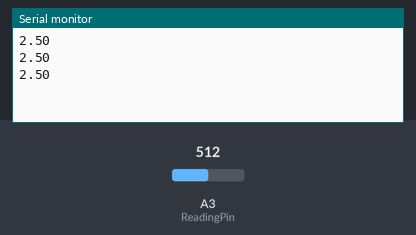
Simulated run of this sketch. Board: Arduino Uno, built with avr-gcc and run on an emulated ATmega328P. Parts: the last lines printed to the serial monitor. The inputs (shaded band) are chosen by the test bench; at power-on: A3 (ReadingPin) = 512.

Above: at 1.3 s.
1.4 s: A3 (ReadingPin) set to 716
At 1.9 s:
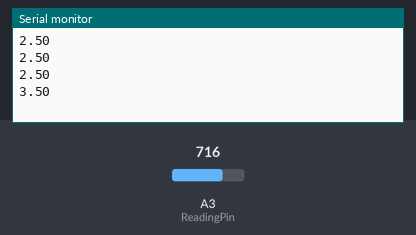
2.9 s: A3 (ReadingPin) set to 900
At 3.4 s:
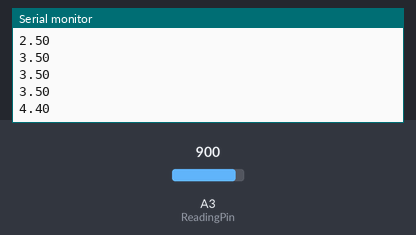
Timing chart, 0 to 5.9 s (numbered marks = the images above; inputs shaded):
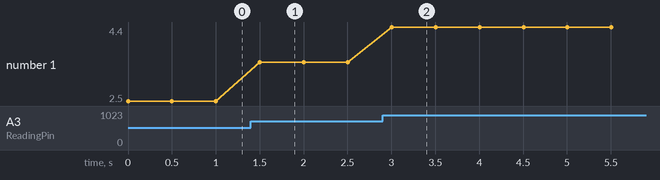

Measured:
- after the input at 1.4 s, the serial monitor: prints a new line after 0.10 s (image 1)
- after the input at 2.9 s, the serial monitor: prints a new line after 0.10 s (image 2)
- plotted number 1: 2.5 → 3.5 after the input at 1.4 s, 3.5 → 4.4 after the input at 2.9 s

The sketch:

voltmeter_printing.ino
```cpp
//voltmeter_printing

int ReadingPin = A3;
float OutVolt=0.0;
int delaytime = 500;

void setup()
{
    pinMode(ReadingPin , INPUT);

    Serial.begin(9600);

}


void loop()
{

  OutVolt= (5.00/1023.00)* analogRead(ReadingPin);
  Serial.println(OutVolt);
  delay(delaytime);


}
```
